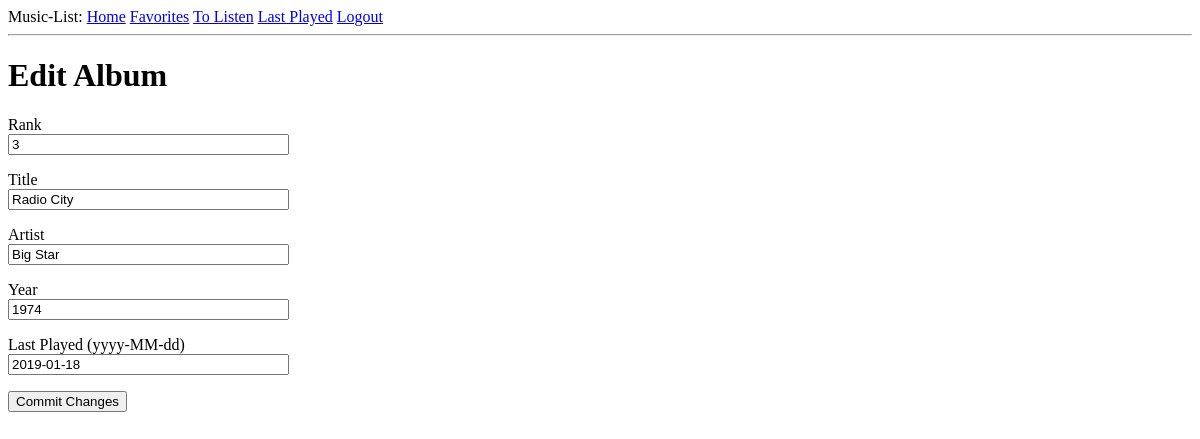
Before: /favorites/edit/5 (signed in) with the older database file.
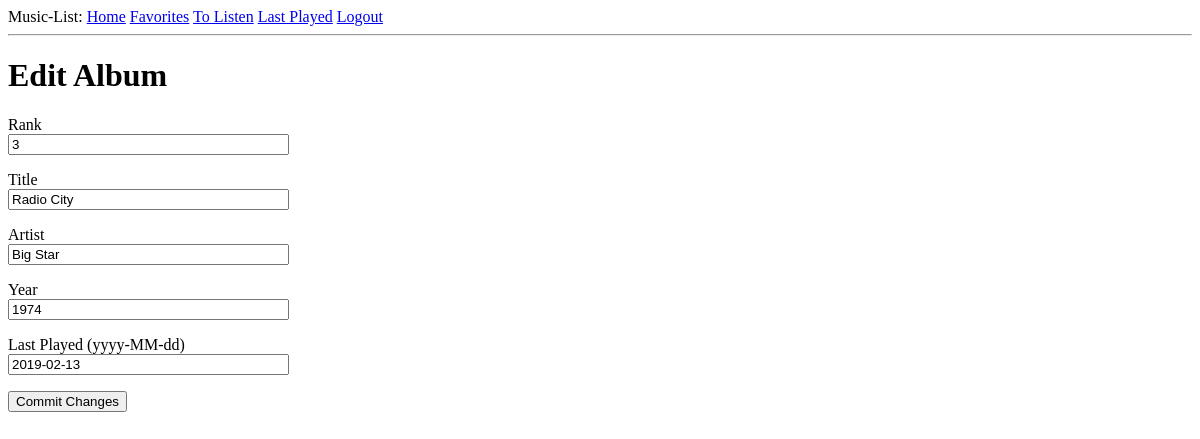
After: the same page with the newer database file.
### app/models.py (models this page shows, shortened)
class Album(db.Model):
    __tablename__ = 'albums'
    id = db.Column(db.Integer, primary_key=True)
    rank = db.Column(db.Integer, unique=True)
    title = db.Column(db.String(140))
    artist = db.Column(db.String(140))
    year = db.Column(db.Integer)
    last_played = db.Column(db.DateTime, index=True)
    user_id = db.Column(db.Integer, db.ForeignKey('users.id'))

### app/routes.py (the view, shortened to what this page needs)
@app.route('/favorites/edit/<id>', methods=['GET', 'POST'])
@login_required
def edit(id):
    form = AlbumForm(request.form)
    rankrow = (Album.query
           .filter_by(user_id=current_user.id)
           .filter_by(id=int(id))
           .order_by(Album.rank.desc())
           .limit(1)
           .all()) # do this before POST because we need previous album id
    return render_template('editalbum.html',
                           form=form,
                           row=rankrow[0])

### app/forms.py
class AlbumForm(FlaskForm):
    rank = StringField('Rank', [validators.InputRequired()])
    title = StringField('Title', [validators.InputRequired()])
    artist = StringField('Artist', [validators.InputRequired()])
    year = StringField('Year', [validators.InputRequired()])
    last_played = StringField('Last Played (yyyy-MM-dd)',
                              [validators.InputRequired()])
    submit = SubmitField('Commit Changes')

### app/models.py (called while the page is built)
@login.user_loader
def load_user(id):
    return User.query.get(int(id))

### app/templates/editalbum.html (shortened to what this page needs)
{% extends "base.html" %}
{% block content %}
<h1>Edit Album</h1>
    <form action="" method="post">
        <p>
            {{ form.rank.label }}<br>
            {{ form.rank(value=row.rank, size=32) }}
        </p>
        <p>
            {{ form.title.label }}<br>
            {{ form.title(value=row.title, size=32) }}
        </p>
        <p>
            {{ form.artist.label }}<br>
            {{ form.artist(value=row.artist, size=32) }}
        </p>
        <p>
            {{ form.year.label }}<br>
            {{ form.year(value=row.year, size=32) }}
        </p>
        <p>
            {{ form.last_played.label }}<br>
            {{ form.last_played(value=row.last_played.strftime('%Y-%m-%d'), size=32) }}
        </p>
        <p>{{ form.submit() }}</p>
    </form>
{% endblock %}

Changed rows visible on the page:
changed Album "Radio City": last_played "2019-01-18" → "2019-02-13"
